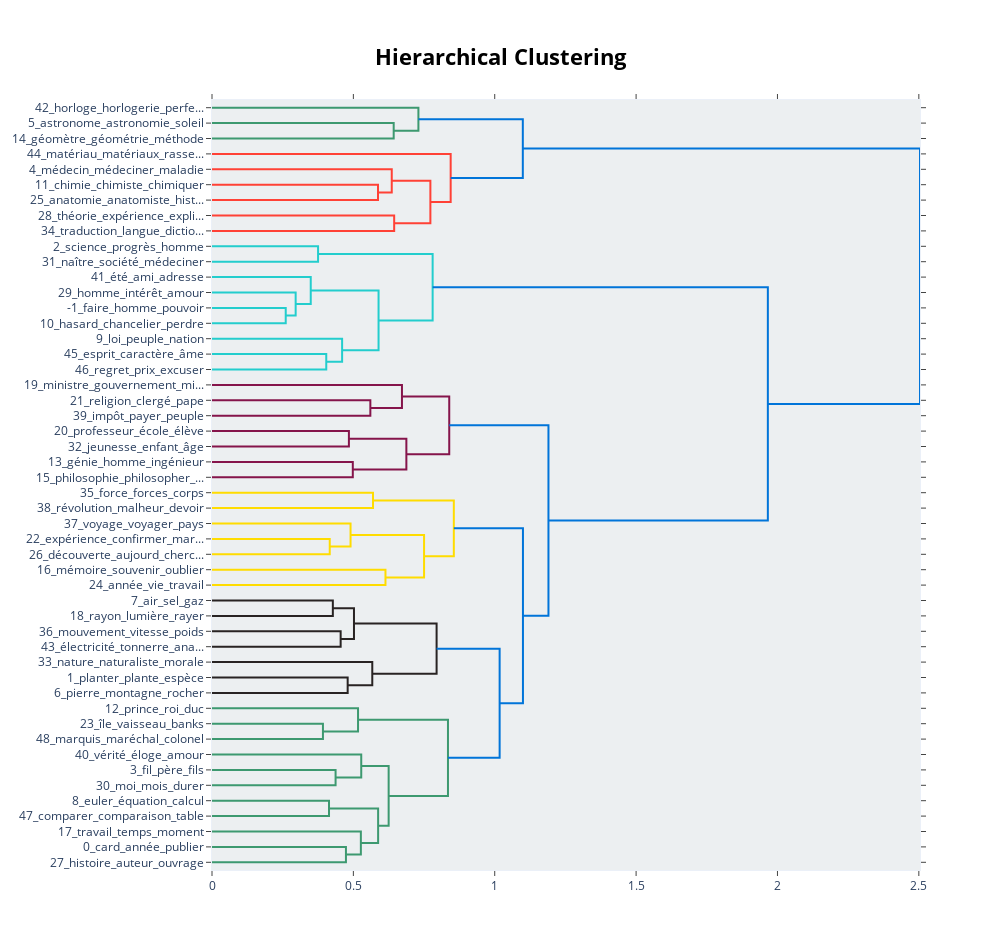

Here is the notebook cell this chart was saved with:
### Code cell
model.visualize_hierarchy()

### Figure 1 — Plotly figure (JSON) as saved in the notebook; plotly's stock layout.template omitted (floating-point values rounded to 4 significant figures)
{"data": [{"hoverinfo": "text", "marker": {"color": "rgb(61,153,112)"}, "mode": "lines", "type": "scatter", "x": [0, 0.6426, 0.6426, 0], "xaxis": "x", "y": [-15, -15, -25, -25], "yaxis": "y"}, {"hoverinfo": "text", "marker": {"color": "rgb(61,153,112)"}, "mode": "lines", "type": "scatter", "x": [0, 0.7301, 0.7301, 0.6426], "xaxis": "x", "y": [-5, -5, -20, -20], "yaxis": "y"}, {"hoverinfo": "text", "marker": {"color": "rgb(255,65,54)"}, "mode": "lines", "type": "scatter", "x": [0, 0.5872, 0.5872, 0], "xaxis": "x", "y": [-55, -55, -65, -65], "yaxis": "y"}, {"hoverinfo": "text", "marker": {"color": "rgb(255,65,54)"}, "mode": "lines", "type": "scatter", "x": [0, 0.6358, 0.6358, 0.5872], "xaxis": "x", "y": [-45, -45, -60, -60], "yaxis": "y"}, {"hoverinfo": "text", "marker": {"color": "rgb(255,65,54)"}, "mode": "lines", "type": "scatter", "x": [0, 0.6443, 0.6443, 0], "xaxis": "x", "y": [-75, -75, -85, -85], "yaxis": "y"}, {"hoverinfo": "text", "marker": {"color": "rgb(255,65,54)"}, "mode": "lines", "type": "scatter", "x": [0.6358, 0.7724, 0.7724, 0.6443], "xaxis": "x", "y": [-52.5, -52.5, -80, -80], "yaxis": "y"}, {"hoverinfo": "text", "marker": {"color": "rgb(255,65,54)"}, "mode": "lines", "type": "scatter", "x": [0, 0.8442, 0.8442, 0.7724], "xaxis": "x", "y": [-35, -35, -66.25, -66.25], "yaxis": "y"}, {"hoverinfo": "text", "marker": {"color": "rgb(0,116,217)"}, "mode": "lines", "type": "scatter", "x": [0.7301, 1.099, 1.099, 0.8442], "xaxis": "x", "y": [-12.5, -12.5, -50.62, -50.62], "yaxis": "y"}, {"hoverinfo": "text", "marker": {"color": "rgb(35,205,205)"}, "mode": "lines", "type": "scatter", "x": [0, 0.3751, 0.3751, 0], "xaxis": "x", "y": [-95, -95, -105, -105], "yaxis": "y"}, {"hoverinfo": "text", "marker": {"color": "rgb(35,205,205)"}, "mode": "lines", "type": "scatter", "x": [0, 0.2608, 0.2608, 0], "xaxis": "x", "y": [-135, -135, -145, -145], "yaxis": "y"}, {"hoverinfo": "text", "marker": {"color": "rgb(35,205,205)"}, "mode": "lines", "type": "scatter", "x": [0, 0.2959, 0.2959, 0.2608], "xaxis": "x", "y": [-125, -125, -140, -140], "yaxis": "y"}, {"hoverinfo": "text", "marker": {"color": "rgb(35,205,205)"}, "mode": "lines", "type": "scatter", "x": [0, 0.3492, 0.3492, 0.2959], "xaxis": "x", "y": [-115, -115, -132.5, -132.5], "yaxis": "y"}, {"hoverinfo": "text", "marker": {"color": "rgb(35,205,205)"}, "mode": "lines", "type": "scatter", "x": [0, 0.4041, 0.4041, 0], "xaxis": "x", "y": [-165, -165, -175, -175], "yaxis": "y"}, {"hoverinfo": "text", "marker": {"color": "rgb(35,205,205)"}, "mode": "lines", "type": "scatter", "x": [0, 0.4602, 0.4602, 0.4041], "xaxis": "x", "y": [-155, -155, -170, -170], "yaxis": "y"}, {"hoverinfo": "text", "marker": {"color": "rgb(35,205,205)"}, "mode": "lines", "type": "scatter", "x": [0.3492, 0.5891, 0.5891, 0.4602], "xaxis": "x", "y": [-123.8, -123.8, -162.5, -162.5], "yaxis": "y"}, {"hoverinfo": "text", "marker": {"color": "rgb(35,205,205)"}, "mode": "lines", "type": "scatter", "x": [0.3751, 0.7804, 0.7804, 0.5891], "xaxis": "x", "y": [-100, -100, -143.1, -143.1], "yaxis": "y"}, {"hoverinfo": "text", "marker": {"color": "rgb(133,20,75)"}, "mode": "lines", "type": "scatter", "x": [0, 0.5601, 0.5601, 0], "xaxis": "x", "y": [-195, -195, -205, -205], "yaxis": "y"}, {"hoverinfo": "text", "marker": {"color": "rgb(133,20,75)"}, "mode": "lines", "type": "scatter", "x": [0, 0.6719, 0.6719, 0.5601], "xaxis": "x", "y": [-185, -185, -200, -200], "yaxis": "y"}, {"hoverinfo": "text", "marker": {"color": "rgb(133,20,75)"}, "mode": "lines", "type": "scatter", "x": [0, 0.4842, 0.4842, 0], "xaxis": "x", "y": [-215, -215, -225, -225], "yaxis": "y"}, {"hoverinfo": "text", "marker": {"color": "rgb(133,20,75)"}, "mode": "lines", "type": "scatter", "x": [0, 0.498, 0.498, 0], "xaxis": "x", "y": [-235, -235, -245, -245], "yaxis": "y"}, {"hoverinfo": "text", "marker": {"color": "rgb(133,20,75)"}, "mode": "lines", "type": "scatter", "x": [0.4842, 0.6875, 0.6875, 0.498], "xaxis": "x", "y": [-220, -220, -240, -240], "yaxis": "y"}, {"hoverinfo": "text", "marker": {"color": "rgb(133,20,75)"}, "mode": "lines", "type": "scatter", "x": [0.6719, 0.8391, 0.8391, 0.6875], "xaxis": "x", "y": [-192.5, -192.5, -230, -230], "yaxis": "y"}, {"hoverinfo": "text", "marker": {"color": "rgb(255,220,0)"}, "mode": "lines", "type": "scatter", "x": [0, 0.5695, 0.5695, 0], "xaxis": "x", "y": [-255, -255, -265, -265], "yaxis": "y"}, {"hoverinfo": "text", "marker": {"color": "rgb(255,220,0)"}, "mode": "lines", "type": "scatter", "x": [0, 0.4164, 0.4164, 0], "xaxis": "x", "y": [-285, -285, -295, -295], "yaxis": "y"}, {"hoverinfo": "text", "marker": {"color": "rgb(255,220,0)"}, "mode": "lines", "type": "scatter", "x": [0, 0.49, 0.49, 0.4164], "xaxis": "x", "y": [-275, -275, -290, -290], "yaxis": "y"}, {"hoverinfo": "text", "marker": {"color": "rgb(255,220,0)"}, "mode": "lines", "type": "scatter", "x": [0, 0.6136, 0.6136, 0], "xaxis": "x", "y": [-305, -305, -315, -315], "yaxis": "y"}, {"hoverinfo": "text", "marker": {"color": "rgb(255,220,0)"}, "mode": "lines", "type": "scatter", "x": [0.49, 0.75, 0.75, 0.6136], "xaxis": "x", "y": [-282.5, -282.5, -310, -310], "yaxis": "y"}, {"hoverinfo": "text", "marker": {"color": "rgb(255,220,0)"}, "mode": "lines", "type": "scatter", "x": [0.5695, 0.8553, 0.8553, 0.75], "xaxis": "x", "y": [-260, -260, -296.2, -296.2], "yaxis": "y"}, {"hoverinfo": "text", "marker": {"color": "rgb(40,35,35)"}, "mode": "lines", "type": "scatter", "x": [0, 0.4274, 0.4274, 0], "xaxis": "x", "y": [-325, -325, -335, -335], "yaxis": "y"}, {"hoverinfo": "text", "marker": {"color": "rgb(40,35,35)"}, "mode": "lines", "type": "scatter", "x": [0, 0.455, 0.455, 0], "xaxis": "x", "y": [-345, -345, -355, -355], "yaxis": "y"}, {"hoverinfo": "text", "marker": {"color": "rgb(40,35,35)"}, "mode": "lines", "type": "scatter", "x": [0.4274, 0.5022, 0.5022, 0.455], "xaxis": "x", "y": [-330, -330, -350, -350], "yaxis": "y"}, {"hoverinfo": "text", "marker": {"color": "rgb(40,35,35)"}, "mode": "lines", "type": "scatter", "x": [0, 0.4799, 0.4799, 0], "xaxis": "x", "y": [-375, -375, -385, -385], "yaxis": "y"}, {"hoverinfo": "text", "marker": {"color": "rgb(40,35,35)"}, "mode": "lines", "type": "scatter", "x": [0, 0.5669, 0.5669, 0.4799], "xaxis": "x", "y": [-365, -365, -380, -380], "yaxis": "y"}, {"hoverinfo": "text", "marker": {"color": "rgb(40,35,35)"}, "mode": "lines", "type": "scatter", "x": [0.5022, 0.7944, 0.7944, 0.5669], "xaxis": "x", "y": [-340, -340, -372.5, -372.5], "yaxis": "y"}, {"hoverinfo": "text", "marker": {"color": "rgb(61,153,112)"}, "mode": "lines", "type": "scatter", "x": [0, 0.3924, 0.3924, 0], "xaxis": "x", "y": [-405, -405, -415, -415], "yaxis": "y"}, {"hoverinfo": "text", "marker": {"color": "rgb(61,153,112)"}, "mode": "lines", "type": "scatter", "x": [0, 0.5165, 0.5165, 0.3924], "xaxis": "x", "y": [-395, -395, -410, -410], "yaxis": "y"}, {"hoverinfo": "text", "marker": {"color": "rgb(61,153,112)"}, "mode": "lines", "type": "scatter", "x": [0, 0.4371, 0.4371, 0], "xaxis": "x", "y": [-435, -435, -445, -445], "yaxis": "y"}, {"hoverinfo": "text", "marker": {"color": "rgb(61,153,112)"}, "mode": "lines", "type": "scatter", "x": [0, 0.5279, 0.5279, 0.4371], "xaxis": "x", "y": [-425, -425, -440, -440], "yaxis": "y"}, {"hoverinfo": "text", "marker": {"color": "rgb(61,153,112)"}, "mode": "lines", "type": "scatter", "x": [0, 0.4138, 0.4138, 0], "xaxis": "x", "y": [-455, -455, -465, -465], "yaxis": "y"}, {"hoverinfo": "text", "marker": {"color": "rgb(61,153,112)"}, "mode": "lines", "type": "scatter", "x": [0, 0.4737, 0.4737, 0], "xaxis": "x", "y": [-485, -485, -495, -495], "yaxis": "y"}, {"hoverinfo": "text", "marker": {"color": "rgb(61,153,112)"}, "mode": "lines", "type": "scatter", "x": [0, 0.5265, 0.5265, 0.4737], "xaxis": "x", "y": [-475, -475, -490, -490], "yaxis": "y"}, {"hoverinfo": "text", "marker": {"color": "rgb(61,153,112)"}, "mode": "lines", "type": "scatter", "x": [0.4138, 0.5875, 0.5875, 0.5265], "xaxis": "x", "y": [-460, -460, -482.5, -482.5], "yaxis": "y"}, {"hoverinfo": "text", "marker": {"color": "rgb(61,153,112)"}, "mode": "lines", "type": "scatter", "x": [0.5279, 0.6248, 0.6248, 0.5875], "xaxis": "x", "y": [-432.5, -432.5, -471.2, -471.2], "yaxis": "y"}, {"hoverinfo": "text", "marker": {"color": "rgb(61,153,112)"}, "mode": "lines", "type": "scatter", "x": [0.5165, 0.8346, 0.8346, 0.6248], "xaxis": "x", "y": [-402.5, -402.5, -451.9, -451.9], "yaxis": "y"}, {"hoverinfo": "text", "marker": {"color": "rgb(0,116,217)"}, "mode": "lines", "type": "scatter", "x": [0.7944, 1.017, 1.017, 0.8346], "xaxis": "x", "y": [-356.2, -356.2, -427.2, -427.2], "yaxis": "y"}, {"hoverinfo": "text", "marker": {"color": "rgb(0,116,217)"}, "mode": "lines", "type": "scatter", "x": [0.8553, 1.1, 1.1, 1.017], "xaxis": "x", "y": [-278.1, -278.1, -391.7, -391.7], "yaxis": "y"}, {"hoverinfo": "text", "marker": {"color": "rgb(0,116,217)"}, "mode": "lines", "type": "scatter", "x": [0.8391, 1.19, 1.19, 1.1], "xaxis": "x", "y": [-211.2, -211.2, -334.9, -334.9], "yaxis": "y"}, {"hoverinfo": "text", "marker": {"color": "rgb(0,116,217)"}, "mode": "lines", "type": "scatter", "x": [0.7804, 1.966, 1.966, 1.19], "xaxis": "x", "y": [-121.6, -121.6, -273.1, -273.1], "yaxis": "y"}, {"hoverinfo": "text", "marker": {"color": "rgb(0,116,217)"}, "mode": "lines", "type": "scatter", "x": [1.099, 2.504, 2.504, 1.966], "xaxis": "x", "y": [-31.56, -31.56, -197.3, -197.3], "yaxis": "y"}], "layout": {"autosize": false, "height": 950, "hoverlabel": {"bgcolor": "white", "font": {"family": "Rockwell", "size": 16}}, "hovermode": "closest", "plot_bgcolor": "#ECEFF1", "showlegend": false, "title": {"font": {"color": "Black", "size": 22}, "text": "<b>Hierarchical Clustering", "x": 0.5, "xanchor": "center", "yanchor": "top"}, "width": 1000, "xaxis": {"mirror": "allticks", "rangemode": "tozero", "showgrid": false, "showline": true, "showticklabels": true, "ticks": "outside", "type": "linear", "zeroline": false}, "yaxis": {"mirror": "allticks", "range": [-500, 0], "rangemode": "tozero", "showgrid": false, "showline": true, "showticklabels": true, "tickmode": "array", "ticks": "outside", "ticktext": ["42_horloge_horlogerie_perfe...", "5_astronome_astronomie_soleil", "14_géomètre_géométrie_méthode", "44_matériau_matériaux_rasse...", "4_médecin_médeciner_maladie", "11_chimie_chimiste_chimiquer", "25_anatomie_anatomiste_hist...", "28_théorie_expérience_expli...", "34_traduction_langue_dictio...", "2_science_progrès_homme", "31_naître_société_médeciner", "41_été_ami_adresse", "29_homme_intérêt_amour", "-1_faire_homme_pouvoir", "10_hasard_chancelier_perdre", "9_loi_peuple_nation", "45_esprit_caractère_âme", "46_regret_prix_excuser", "19_ministre_gouvernement_mi...", "21_religion_clergé_pape", "39_impôt_payer_peuple", "20_professeur_école_élève", "32_jeunesse_enfant_âge", "13_génie_homme_ingénieur", "15_philosophie_philosopher_...", "35_force_forces_corps", "38_révolution_malheur_devoir", "37_voyage_voyager_pays", "22_expérience_confirmer_mar...", "26_découverte_aujourd_cherc...", "16_mémoire_souvenir_oublier", "24_année_vie_travail", "7_air_sel_gaz", "18_rayon_lumière_rayer", "36_mouvement_vitesse_poids", "43_électricité_tonnerre_ana...", "33_nature_naturaliste_morale", "1_planter_plante_espèce", "6_pierre_montagne_rocher", "12_prince_roi_duc", "23_île_vaisseau_banks", "48_marquis_maréchal_colonel", "40_vérité_éloge_amour", "3_fil_père_fils", "30_moi_mois_durer", "8_euler_équation_calcul", "47_comparer_comparaison_table", "17_travail_temps_moment", "0_card_année_publier", "27_histoire_auteur_ouvrage"], "tickvals": [-5, -15, -25, -35, -45, -55, -65, -75, -85, -95, -105, -115, -125, -135, -145, -155, -165, -175, -185, -195, -205, -215, -225, -235, -245, -255, -265, -275, -285, -295, -305, -315, -325, -335, -345, -355, -365, -375, -385, -395, -405, -415, -425, -435, -445, -455, -465, -475, -485, -495], "type": "linear", "zeroline": false}}}
